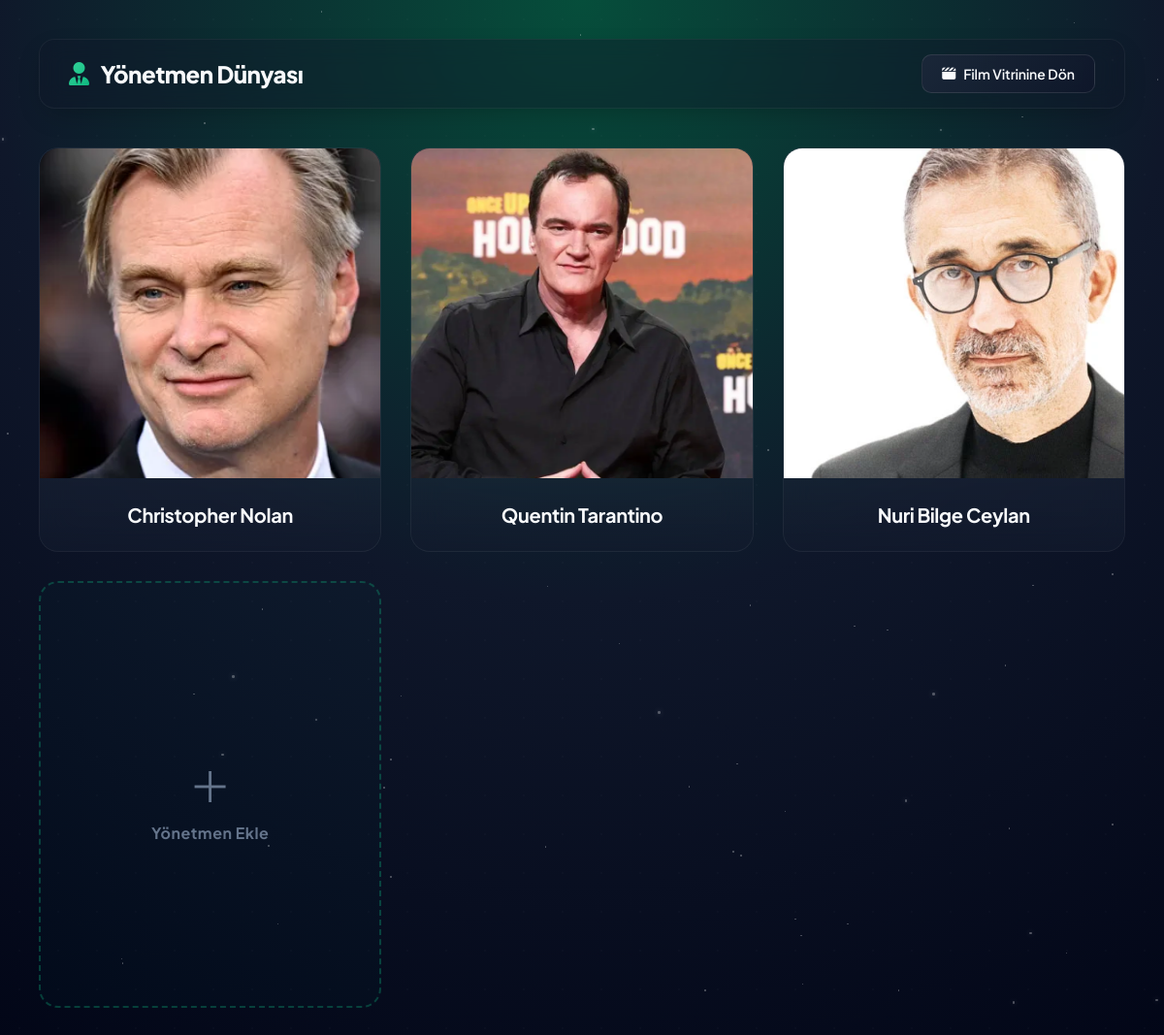
Page /yonetmenler/ on the committed database.
### movies/models.py (models this page shows, shortened)
class Yonetmen(models.Model):
    isim = models.CharField(max_length=100, validators=[validate_letters_only])
    biyografi = models.TextField(blank=True, null=True)
    fotograf = models.ImageField(upload_to="yonetmenler/", blank=True, null=True)

### movies/views.py (the view)
# urls.py: path("yonetmenler/", views.yonetmenler, name="yonetmenler"),
def yonetmenler(request):
    if request.method == "POST":
        form = YonetmenForm(request.POST, request.FILES)
        if form.is_valid():
            form.save()
            return redirect("yonetmenler")
    else:
        form = YonetmenForm()
    tum_yonetmenler = Yonetmen.objects.all()
    return render(request, "movies/yonetmenler.html", {"yonetmenler": tum_yonetmenler, "form": form})

### movies/templates/movies/yonetmenler.html (shortened to what this page needs)
<!DOCTYPE html>
<html lang="tr">
<head>
    <link rel="stylesheet" href="https://cdnjs.cloudflare.com/ajax/libs/font-awesome/6.4.0/css/all.min.css">
</head>
<body>
<div class="stars-container" id="stars"></div>
<div class="navbar">
    <div class="brand"><i class="fa-solid fa-user-tie"></i> Yönetmen Dünyası</div>
    <div class="nav-buttons">
        <a href="{% url 'populer_filmler' %}" class="btn-nav"><i class="fa-solid fa-clapperboard"></i> Film Vitrinine
            Dön</a>
    </div>
</div>
<div class="grid-container">
    {% for yonetmen in yonetmenler %}
        <div class="yonetmen-kart"
             onclick="if(!event.target.closest('.kart-aksiyonlar')) location.href='{% url 'yonetmen_detay' yonetmen.id %}';">
            <div class="foto-container">
                {% if yonetmen.fotograf %}
                    <img src="{{ yonetmen.fotograf.url }}" alt="{{ yonetmen.isim }}" class="foto-img">
                {% else %}
                    <div style="height:100%; display:flex; align-items:center; justify-content:center; color:#475569; font-size:50px;">
                        <i class="fa-solid fa-user"></i></div>
                {% endif %}
            </div>
            <div class="kart-icerik">
                <div class="yonetmen-isim">{{ yonetmen.isim }}</div>
            </div>
        </div>
    {% endfor %}
    <div class="btn-arti-kart" onclick="modalAc()">
        <span>+</span>
        <p>Yönetmen Ekle</p>
    </div>
</div>
</body>
</html>

### movies/templates/movies/yonetmenler.html (style rules this page uses)
* { margin: 0; padding: 0; box-sizing: border-box; }
body { font-family: 'Plus Jakarta Sans', sans-serif; background: #020617 !important; background-image: radial-gradient(circle at 50% 0%, #064e3b 0%, #0f172a 50%, #020617 100%) !important; color: #f8fafc; padding: 40px; min-height: 100vh; position: relative; overflow-x: hidden; }
body::before { content: ""; position: fixed; top: 0; left: 0; width: 100%; height: 100%; background-image: radial-gradient(rgba(255, 255, 255, 0.15) 1px, transparent 0); background-size: 40px 40px; opacity: 0.12; z-index: 1; pointer-events: none; }
.navbar { display: flex; justify-content: space-between; align-items: center; margin-bottom: 40px; background: rgba(15, 23, 42, 0.4); backdrop-filter: blur(12px); -webkit-backdrop-filter: blur(12px); border: 1px solid rgba(255, 255, 255, 0.05); padding: 15px 30px; border-radius: 16px; position: relative; z-index: 10; box-shadow: 0 10px 30px -10px rgba(0, 0, 0, 0.3); }
.brand { font-size: 24px; font-weight: 800; color: #f8fafc; display: flex; align-items: center; gap: 12px; letter-spacing: -0.5px; border-left: none; padding-left: 0; }
.brand i { background: linear-gradient(135deg, #34d399, #10b981); -webkit-background-clip: text; -webkit-text-fill-color: transparent; }
.btn-nav { background: linear-gradient(135deg, rgba(30, 41, 59, 0.8), rgba(15, 23, 42, 0.8)); color: #f8fafc; text-decoration: none; padding: 10px 20px; border-radius: 10px; font-weight: 600; font-size: 14px; border: 1px solid rgba(255, 255, 255, 0.1); transition: all 0.3s cubic-bezier(0.4, 0, 0.2, 1); display: flex; align-items: center; gap: 8px; }
.grid-container { display: grid; grid-template-columns: repeat(auto-fill, minmax(280px, 1fr)); gap: 30px; position: relative; z-index: 2; }
.yonetmen-kart { background: rgba(30, 41, 59, 0.3); backdrop-filter: blur(16px); -webkit-backdrop-filter: blur(16px); border-radius: 20px; overflow: hidden; display: flex; flex-direction: column; transition: all 0.4s cubic-bezier(0.4, 0, 0.2, 1); border: 1px solid rgba(255, 255, 255, 0.05); position: relative; cursor: pointer; }
.foto-container { width: 100%; height: 340px; background: #0f172a; overflow: hidden; position: relative; }
.foto-img { width: 100%; height: 100%; object-fit: cover; transition: transform 0.6s cubic-bezier(0.4, 0, 0.2, 1); }
.kart-icerik { padding: 20px; display: flex; flex-direction: column; gap: 16px; flex-grow: 1; background: linear-gradient(to bottom, rgba(30, 41, 59, 0.2), rgba(15, 23, 42, 0.5)); }
.yonetmen-isim { font-size: 20px; font-weight: 700; color: #f8fafc; text-align: center; padding: 5px 0; letter-spacing: -0.3px; transition: color 0.3s; }
.btn-arti-kart { border: 2px dashed rgba(16, 185, 129, 0.3); background: rgba(16, 185, 129, 0.02); border-radius: 20px; min-height: 440px; display: flex; flex-direction: column; align-items: center; justify-content: center; cursor: pointer; color: #64748b; transition: all 0.4s ease; gap: 15px; }
.btn-arti-kart span { font-size: 64px; font-weight: 200; line-height: 1; }
.btn-arti-kart p { font-size: 16px; font-weight: 700; letter-spacing: 0.5px; }
.stars-container { position: fixed; top: 0; left: 0; width: 100%; height: 100%; z-index: 1; pointer-events: none; overflow: hidden; }
.yonetmen-kart::before { content: ''; position: absolute; top: 0; left: -100%; width: 50%; height: 100%; background: linear-gradient( to right, rgba(255, 255, 255, 0) 0%, rgba(255, 255, 255, 0.08) 50%, rgba(255, 255, 255, 0) 100% ); transform: skewX(-25deg); transition: all 0.75s ease; z-index: 3; pointer-events: none; }

### rows in the picture
Yonetmen: fotograf (picture), isim "Christopher Nolan"
Yonetmen: fotograf (picture), isim "Quentin Tarantino"
Yonetmen: fotograf (picture), isim "Nuri Bilge Ceylan"
